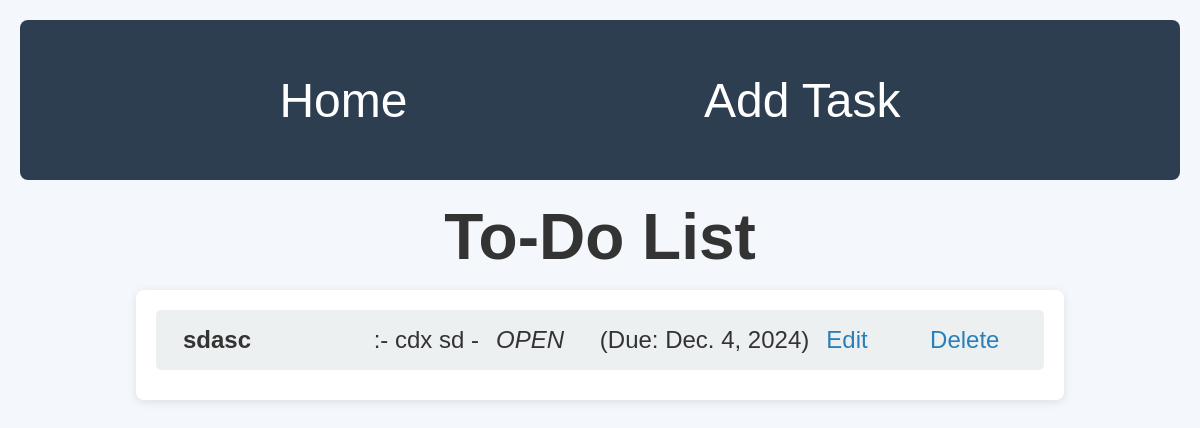
The app's page /, older data.
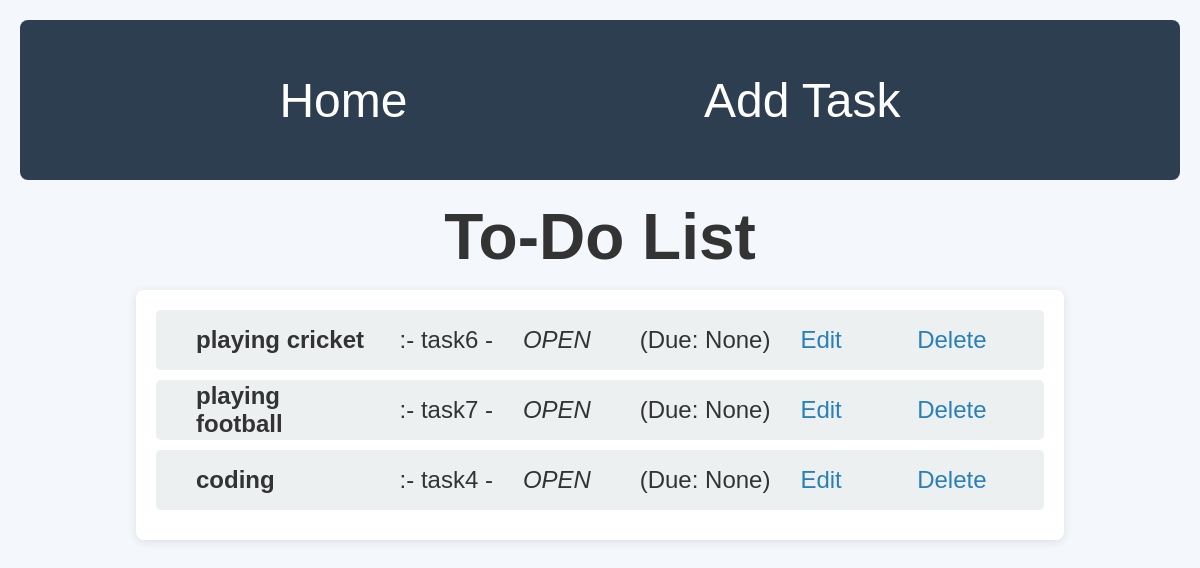
The same page, newer data.
### tasks/models.py (models this page shows, shortened)
class Task(models.Model):
    title = models.CharField(max_length=100)
    description = models.TextField()
    timestamp = models.DateTimeField(auto_now_add=True)
    due_date = models.DateField(null=True, blank=True)
    status = models.CharField(
        max_length=20,
        choices=[
            ('OPEN', 'Open'),
            ('WORKING', 'Working'),
            ('PENDING_REVIEW', 'Pending Review'),
            ('COMPLETED', 'Completed'),
            ('OVERDUE', 'Overdue'),
            ('CANCELLED', 'Cancelled'),
        ],
        default='OPEN',
    )

### tasks/views.py (the view)
# urls.py: path('', views.index, name='index'),         # Homepage
def index(request):
    tasks = Task.objects.all()
    return render(request, 'tasks/index.html', {'tasks': tasks})

### tasks/templates/tasks/index.html
{% extends 'tasks/base.html' %}
{% block content %}
<ul>
    {% for task in tasks %}
        <li>
            <strong>{{ task.title }}</strong>:- {{ task.description }}
            - <em>{{ task.status }}</em> (Due: {{ task.due_date }})
            <a href="{% url 'update_task' task.id %}">Edit</a>
            <a href="{% url 'delete_task' task.id %}">Delete</a>
        </li>
    {% empty %}
        <p>No tasks found.</p>
    {% endfor %}
</ul>
{% endblock %}

### tasks/templates/tasks/base.html (shortened to what this page needs)
{% load static %}
<!DOCTYPE html>
<html lang="en">
<head>
    <link rel="stylesheet" href="./tasks/static/tasks/styles.css">
</head>
<body>
    <nav>
        <a href="{% url 'index' %}">Home</a>
        <a href="{% url 'add_task' %}">Add Task</a>
    </nav>
    <h1>To-Do List</h1>
    <main>
        {% block content %}
        {% endblock %}
    </main>
</body>
</html>

### tasks/static/tasks/styles.css (style rules this page uses)
* { margin: 0; padding: 0; box-sizing: border-box; }
body { font-family: 'Arial', sans-serif; background-color: #f4f7fc; color: #333; padding: 20px; }
nav { display: flex; justify-content: space-evenly; align-items: center; text-align: center; gap:2rem; background-color: #2c3e50; padding: 15px; border-radius: 8px; margin-bottom: 20px; height:10rem; padding-top: 1rem; }
nav a { color: #fff; text-decoration: none; margin-right: 20px; font-size: 3rem; }
main { background-color: #fff; padding: 20px; border-radius: 8px; box-shadow: 0 2px 10px rgba(0, 0, 0, 0.1); width:80%; max-width:1580px; margin: 0 auto; }
h1 { display: flex; justify-content: center; align-items: center; color: #333; margin-top: 1rem; margin-bottom: 1rem; font-size: 4rem; }
ul { list-style-type: none; padding: 0; }
ul li { background-color: #ecf0f1; margin-bottom: 10px; padding: 10px; border-radius: 5px; display: flex; align-items: center; height: 60px; justify-content: space-evenly; font-size: 1.5rem; }
ul li strong { width:20%; }
ul li em { width:10%; }
ul li a { width: 10%; }
a { text-decoration: none; color: #2980b9; font-size: 1.5rem; }

Row changes from the older to the newer data that the page shows:
removed Task: title "sdasc", description "cdx sd", status "OPEN", due_date "Dec. 4, 2024"
added Task: title "playing cricket", description "task6", status "OPEN", due_date "None"
added Task: title "playing football", description "task7", status "OPEN", due_date "None"
added Task: title "coding", description "task4", status "OPEN", due_date "None"
